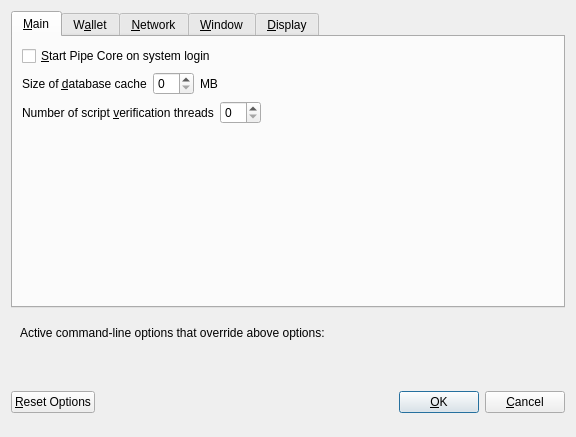
<?xml version="1.0" encoding="UTF-8"?>
<ui version="4.0">
 <class>OptionsDialog</class>
 <widget class="QDialog" name="OptionsDialog">
  <property name="geometry">
   <rect>
    <x>0</x>
    <y>0</y>
    <width>576</width>
    <height>402</height>
   </rect>
  </property>
  <property name="windowTitle">
   <string>Options</string>
  </property>
  <property name="modal">
   <bool>true</bool>
  </property>
  <layout class="QVBoxLayout" name="verticalLayout">
   <item>
    <widget class="QTabWidget" name="tabWidget">
     <property name="currentIndex">
      <number>0</number>
     </property>
     <widget class="QWidget" name="tabMain">
      <attribute name="title">
       <string>&amp;Main</string>
      </attribute>
      <layout class="QVBoxLayout" name="verticalLayout_Main">
       <item>
        <widget class="QCheckBox" name="bitcoinAtStartup">
         <property name="toolTip">
          <string>Automatically start Pipe Core after logging in to the system.</string>
         </property>
         <property name="text">
          <string>&amp;Start Pipe Core on system login</string>
         </property>
        </widget>
       </item>
       <item>
        <layout class="QHBoxLayout" name="horizontalLayout_2_Main">
         <item>
          <widget class="QLabel" name="databaseCacheLabel">
           <property name="text">
            <string>Size of &amp;database cache</string>
           </property>
           <property name="textFormat">
            <enum>Qt::PlainText</enum>
           </property>
           <property name="buddy">
            <cstring>databaseCache</cstring>
           </property>
          </widget>
         </item>
         <item>
          <widget class="QSpinBox" name="databaseCache"/>
         </item>
         <item>
          <widget class="QLabel" name="databaseCacheUnitLabel">
           <property name="text">
            <string>MB</string>
           </property>
           <property name="textFormat">
            <enum>Qt::PlainText</enum>
           </property>
          </widget>
         </item>
         <item>
          <spacer name="horizontalSpacer_2_Main">
           <property name="orientation">
            <enum>Qt::Horizontal</enum>
           </property>
           <property name="sizeHint" stdset="0">
            <size>
             <width>40</width>
             <height>20</height>
            </size>
           </property>
          </spacer>
         </item>
        </layout>
       </item>
       <item>
        <layout class="QHBoxLayout" name="horizontalLayout_3_Main">
         <item>
          <widget class="QLabel" name="threadsScriptVerifLabel">
           <property name="text">
            <string>Number of script &amp;verification threads</string>
           </property>
           <property name="textFormat">
            <enum>Qt::PlainText</enum>
           </property>
           <property name="buddy">
            <cstring>threadsScriptVerif</cstring>
           </property>
          </widget>
         </item>
         <item>
          <widget class="QSpinBox" name="threadsScriptVerif">
           <property name="toolTip">
            <string>(0 = auto, &lt;0 = leave that many cores free)</string>
           </property>
          </widget>
         </item>
         <item>
          <spacer name="horizontalSpacer_3_Main">
           <property name="orientation">
            <enum>Qt::Horizontal</enum>
           </property>
           <property name="sizeHint" stdset="0">
            <size>
             <width>40</width>
             <height>20</height>
            </size>
           </property>
          </spacer>
         </item>
        </layout>
       </item>
       <item>
        <spacer name="verticalSpacer_Main">
         <property name="orientation">
          <enum>Qt::Vertical</enum>
         </property>
         <property name="sizeHint" stdset="0">
          <size>
           <width>20</width>
           <height>40</height>
          </size>
         </property>
        </spacer>
       </item>
      </layout>
     </widget>
     <widget class="QWidget" name="tabWallet">
      <attribute name="title">
       <string>W&amp;allet</string>
      </attribute>
      <layout class="QVBoxLayout" name="verticalLayout_Wallet">
       <item>
        <widget class="QGroupBox" name="groupBox">
         <property name="title">
          <string>Expert</string>
         </property>
         <layout class="QVBoxLayout" name="verticalLayout_2">
          <item>
           <widget class="QCheckBox" name="coinControlFeatures">
            <property name="toolTip">
             <string>Whether to show coin control features or not.</string>
            </property>
            <property name="text">
             <string>Enable coin &amp;control features</string>
            </property>
           </widget>
          </item>
          <item>
           <widget class="QCheckBox" name="showMasternodesTab">
            <property name="toolTip">
             <string>Show additional tab listing all your masternodes in first sub-tab&lt;br/&gt;and all masternodes on the network in second sub-tab.</string>
            </property>
            <property name="text">
             <string>Show Masternodes Tab</string>
            </property>
           </widget>
          </item>
          <item>
           <widget class="QCheckBox" name="showAdvancedPSUI">
            <property name="toolTip">
             <string>Show additional information and buttons for PrivateSend on overview screen.</string>
            </property>
            <property name="text">
             <string>Enable advanced PrivateSend interface</string>
            </property>
           </widget>
          </item>
          <item>
           <widget class="QCheckBox" name="lowKeysWarning">
            <property name="toolTip">
             <string>Show warning dialog when PrivateSend detects that wallet has very low number of keys left.</string>
            </property>
            <property name="text">
             <string>Warn if PrivateSend is running out of keys</string>
            </property>
           </widget>
          </item>
          <item>
           <widget class="QCheckBox" name="privateSendMultiSession">
            <property name="toolTip">
             <string>Whether to use experimental PrivateSend mode with multiple mixing sessions per block.&lt;br/&gt;Note: You must use this feature carefully.&lt;br/&gt;Make sure you always have recent wallet (auto)backup in a safe place!</string>
            </property>
            <property name="text">
             <string>Enable PrivateSend &amp;multi-session</string>
            </property>
           </widget>
          </item>
          <item>
           <widget class="QCheckBox" name="spendZeroConfChange">
            <property name="toolTip">
             <string>If you disable the spending of unconfirmed change, the change from a transaction&lt;br/&gt;cannot be used until that transaction has at least one confirmation.&lt;br/&gt;This also affects how your balance is computed.</string>
            </property>
            <property name="text">
             <string>&amp;Spend unconfirmed change</string>
            </property>
           </widget>
          </item>
         </layout>
        </widget>
       </item>
       <item>
        <layout class="QHBoxLayout" name="horizontalLayout_4_Wallet">
         <item>
          <widget class="QLabel" name="label">
           <property name="toolTip">
            <string>This setting determines the amount of individual masternodes that an input will be anonymized through.&lt;br/&gt;More rounds of anonymization gives a higher degree of privacy, but also costs more in fees.</string>
           </property>
           <property name="text">
            <string>PrivateSend rounds to use</string>
           </property>
          </widget>
         </item>
         <item>
          <widget class="QSpinBox" name="privateSendRounds">
           <property name="minimum">
            <number>2</number>
           </property>
           <property name="maximum">
            <number>8</number>
           </property>
           <property name="value">
            <number>4</number>
           </property>
          </widget>
         </item>
        </layout>
       </item>
       <item>
        <layout class="QHBoxLayout" name="horizontalLayout">
         <item>
          <widget class="QLabel" name="label_2">
           <property name="toolTip">
            <string>This amount acts as a threshold to turn off PrivateSend once it's reached.</string>
           </property>
           <property name="statusTip">
            <string notr="true"/>
           </property>
           <property name="whatsThis">
            <string notr="true"/>
           </property>
           <property name="accessibleName">
            <string notr="true"/>
           </property>
           <property name="accessibleDescription">
            <string notr="true"/>
           </property>
           <property name="text">
            <string>Amount of Pipe to keep anonymized</string>
           </property>
          </widget>
         </item>
         <item>
          <widget class="QSpinBox" name="privateSendAmount">
           <property name="minimum">
            <number>2</number>
           </property>
           <property name="maximum">
            <number>2000</number>
           </property>
           <property name="singleStep">
            <number>10</number>
           </property>
           <property name="value">
            <number>1000</number>
           </property>
          </widget>
         </item>
        </layout>
       </item>
       <item>
        <spacer name="verticalSpacer_Wallet">
         <property name="orientation">
          <enum>Qt::Vertical</enum>
         </property>
         <property name="sizeHint" stdset="0">
          <size>
           <width>20</width>
           <height>40</height>
          </size>
         </property>
        </spacer>
       </item>
      </layout>
     </widget>
     <widget class="QWidget" name="tabNetwork">
      <attribute name="title">
       <string>&amp;Network</string>
      </attribute>
      <layout class="QVBoxLayout" name="verticalLayout_Network">
       <item>
        <widget class="QCheckBox" name="mapPortUpnp">
         <property name="toolTip">
          <string>Automatically open the Pipe Core client port on the router. This only works when your router supports UPnP and it is enabled.</string>
         </property>
         <property name="text">
          <string>Map port using &amp;UPnP</string>
         </property>
        </widget>
       </item>
       <item>
        <widget class="QCheckBox" name="allowIncoming">
         <property name="toolTip">
          <string>Accept connections from outside</string>
         </property>
         <property name="text">
          <string>Allow incoming connections</string>
         </property>
        </widget>
       </item>
       <item>
        <widget class="QCheckBox" name="connectSocks">
         <property name="toolTip">
          <string>Connect to the Pipe network through a SOCKS5 proxy.</string>
         </property>
         <property name="text">
          <string>&amp;Connect through SOCKS5 proxy (default proxy):</string>
         </property>
        </widget>
       </item>
       <item>
        <layout class="QHBoxLayout" name="horizontalLayout_1_Network">
         <item>
          <widget class="QLabel" name="proxyIpLabel">
           <property name="text">
            <string>Proxy &amp;IP:</string>
           </property>
           <property name="textFormat">
            <enum>Qt::PlainText</enum>
           </property>
           <property name="buddy">
            <cstring>proxyIp</cstring>
           </property>
          </widget>
         </item>
         <item>
          <widget class="QValidatedLineEdit" name="proxyIp">
           <property name="minimumSize">
            <size>
             <width>140</width>
             <height>0</height>
            </size>
           </property>
           <property name="maximumSize">
            <size>
             <width>140</width>
             <height>16777215</height>
            </size>
           </property>
           <property name="toolTip">
            <string>IP address of the proxy (e.g. IPv4: 127.0.0.1 / IPv6: ::1)</string>
           </property>
          </widget>
         </item>
         <item>
          <widget class="QLabel" name="proxyPortLabel">
           <property name="text">
            <string>&amp;Port:</string>
           </property>
           <property name="textFormat">
            <enum>Qt::PlainText</enum>
           </property>
           <property name="buddy">
            <cstring>proxyPort</cstring>
           </property>
          </widget>
         </item>
         <item>
          <widget class="QLineEdit" name="proxyPort">
           <property name="minimumSize">
            <size>
             <width>55</width>
             <height>0</height>
            </size>
           </property>
           <property name="maximumSize">
            <size>
             <width>55</width>
             <height>16777215</height>
            </size>
           </property>
           <property name="toolTip">
            <string>Port of the proxy (e.g. 9050)</string>
           </property>
          </widget>
         </item>
         <item>
          <spacer name="horizontalSpacer_1_Network">
           <property name="orientation">
            <enum>Qt::Horizontal</enum>
           </property>
           <property name="sizeHint" stdset="0">
            <size>
             <width>40</width>
             <height>20</height>
            </size>
           </property>
          </spacer>
         </item>
        </layout>
       </item>
       <item>
        <layout class="QHBoxLayout" name="horizontalLayout_2_Network">
         <item>
          <widget class="QLabel" name="proxyActiveNets">
           <property name="text">
            <string>Used for reaching peers via:</string>
           </property>
           <property name="textFormat">
            <enum>Qt::PlainText</enum>
           </property>
          </widget>
         </item>
         <item>
          <widget class="QCheckBox" name="proxyReachIPv4">
           <property name="enabled">
            <bool>false</bool>
           </property>
           <property name="toolTip">
            <string>Shows, if the supplied default SOCKS5 proxy is used to reach peers via this network type.</string>
           </property>
           <property name="text">
            <string/>
           </property>
          </widget>
         </item>
         <item>
          <widget class="QLabel" name="proxyReachIPv4Label">
           <property name="text">
            <string>IPv4</string>
           </property>
           <property name="textFormat">
            <enum>Qt::PlainText</enum>
           </property>
          </widget>
         </item>
         <item>
          <widget class="QCheckBox" name="proxyReachIPv6">
           <property name="enabled">
            <bool>false</bool>
           </property>
           <property name="toolTip">
            <string>Shows, if the supplied default SOCKS5 proxy is used to reach peers via this network type.</string>
           </property>
           <property name="text">
            <string/>
           </property>
          </widget>
         </item>
         <item>
          <widget class="QLabel" name="proxyReachIPv6Label">
           <property name="text">
            <string>IPv6</string>
           </property>
           <property name="textFormat">
            <enum>Qt::PlainText</enum>
           </property>
          </widget>
         </item>
         <item>
          <widget class="QCheckBox" name="proxyReachTor">
           <property name="enabled">
            <bool>false</bool>
           </property>
           <property name="toolTip">
            <string>Shows, if the supplied default SOCKS5 proxy is used to reach peers via this network type.</string>
           </property>
           <property name="text">
            <string/>
           </property>
          </widget>
         </item>
         <item>
          <widget class="QLabel" name="proxyReachTorLabel">
           <property name="text">
            <string>Tor</string>
           </property>
           <property name="textFormat">
            <enum>Qt::PlainText</enum>
           </property>
          </widget>
         </item>
         <item>
          <spacer name="horizontalSpacer_2_Network">
           <property name="orientation">
            <enum>Qt::Horizontal</enum>
           </property>
           <property name="sizeHint" stdset="0">
            <size>
             <width>40</width>
             <height>20</height>
            </size>
           </property>
          </spacer>
         </item>
        </layout>
       </item>
       <item>
        <widget class="QCheckBox" name="connectSocksTor">
         <property name="toolTip">
          <string>Connect to the Pipe network through a separate SOCKS5 proxy for Tor hidden services.</string>
         </property>
         <property name="text">
          <string>Use separate SOCKS5 proxy to reach peers via Tor hidden services:</string>
         </property>
        </widget>
       </item>
       <item>
        <layout class="QHBoxLayout" name="horizontalLayout_3_Network">
         <item>
          <widget class="QLabel" name="proxyIpTorLabel">
           <property name="text">
            <string>Proxy &amp;IP:</string>
           </property>
           <property name="textFormat">
            <enum>Qt::PlainText</enum>
           </property>
           <property name="buddy">
            <cstring>proxyIpTor</cstring>
           </property>
          </widget>
         </item>
         <item>
          <widget class="QValidatedLineEdit" name="proxyIpTor">
           <property name="minimumSize">
            <size>
             <width>140</width>
             <height>0</height>
            </size>
           </property>
           <property name="maximumSize">
            <size>
             <width>140</width>
             <height>16777215</height>
            </size>
           </property>
           <property name="toolTip">
            <string>IP address of the proxy (e.g. IPv4: 127.0.0.1 / IPv6: ::1)</string>
           </property>
          </widget>
         </item>
         <item>
          <widget class="QLabel" name="proxyPortTorLabel">
           <property name="text">
            <string>&amp;Port:</string>
           </property>
           <property name="textFormat">
            <enum>Qt::PlainText</enum>
           </property>
           <property name="buddy">
            <cstring>proxyPortTor</cstring>
           </property>
          </widget>
         </item>
         <item>
          <widget class="QLineEdit" name="proxyPortTor">
           <property name="minimumSize">
            <size>
             <width>55</width>
             <height>0</height>
            </size>
           </property>
           <property name="maximumSize">
            <size>
             <width>55</width>
             <height>16777215</height>
            </size>
           </property>
           <property name="toolTip">
            <string>Port of the proxy (e.g. 9050)</string>
           </property>
          </widget>
         </item>
         <item>
          <spacer name="horizontalSpacer_4_Network">
           <property name="orientation">
            <enum>Qt::Horizontal</enum>
           </property>
           <property name="sizeHint" stdset="0">
            <size>
             <width>40</width>
             <height>20</height>
            </size>
           </property>
          </spacer>
         </item>
        </layout>
       </item>
       <item>
        <spacer name="verticalSpacer_Network">
         <property name="orientation">
          <enum>Qt::Vertical</enum>
         </property>
         <property name="sizeHint" stdset="0">
          <size>
           <width>20</width>
           <height>40</height>
          </size>
         </property>
        </spacer>
       </item>
      </layout>
     </widget>
     <widget class="QWidget" name="tabWindow">
      <attribute name="title">
       <string>&amp;Window</string>
      </attribute>
      <layout class="QVBoxLayout" name="verticalLayout_Window">
       <item>
        <widget class="QCheckBox" name="minimizeToTray">
         <property name="toolTip">
          <string>Show only a tray icon after minimizing the window.</string>
         </property>
         <property name="text">
          <string>&amp;Minimize to the tray instead of the taskbar</string>
         </property>
        </widget>
       </item>
       <item>
        <widget class="QCheckBox" name="minimizeOnClose">
         <property name="toolTip">
          <string>Minimize instead of exit the application when the window is closed. When this option is enabled, the application will be closed only after selecting Exit in the menu.</string>
         </property>
         <property name="text">
          <string>M&amp;inimize on close</string>
         </property>
        </widget>
       </item>
       <item>
        <spacer name="verticalSpacer_Window">
         <property name="orientation">
          <enum>Qt::Vertical</enum>
         </property>
         <property name="sizeHint" stdset="0">
          <size>
           <width>20</width>
           <height>40</height>
          </size>
         </property>
        </spacer>
       </item>
      </layout>
     </widget>
     <widget class="QWidget" name="tabDisplay">
      <attribute name="title">
       <string>&amp;Display</string>
      </attribute>
      <layout class="QVBoxLayout" name="verticalLayout_Display">
       <item>
        <layout class="QHBoxLayout" name="horizontalLayout_1_Display">
         <item>
          <widget class="QLabel" name="langLabel">
           <property name="text">
            <string>User Interface &amp;language:</string>
           </property>
           <property name="textFormat">
            <enum>Qt::PlainText</enum>
           </property>
           <property name="buddy">
            <cstring>lang</cstring>
           </property>
          </widget>
         </item>
         <item>
          <widget class="QValueComboBox" name="lang">
           <property name="toolTip">
            <string>The user interface language can be set here. This setting will take effect after restarting Pipe Core.</string>
           </property>
          </widget>
         </item>
        </layout>
       </item>
       <item>
        <widget class="QLabel" name="label_3">
         <property name="toolTip">
          <string notr="true"/>
         </property>
         <property name="statusTip">
          <string notr="true"/>
         </property>
         <property name="whatsThis">
          <string notr="true"/>
         </property>
         <property name="accessibleName">
          <string notr="true"/>
         </property>
         <property name="text">
          <string>Language missing or translation incomplete? Help contributing translations here:
https://www.transifex.com/projects/p/pipe/</string>
         </property>
         <property name="wordWrap">
          <bool>true</bool>
         </property>
         <property name="openExternalLinks">
          <bool>true</bool>
         </property>
         <property name="textInteractionFlags">
          <set>Qt::TextBrowserInteraction</set>
         </property>
        </widget>
       </item>
       <item>
        <layout class="QHBoxLayout" name="horizontalLayout_4_Display" stretch="0,0">
         <item>
          <widget class="QLabel" name="themeLabel">
           <property name="text">
            <string>User Interface Theme:</string>
           </property>
          </widget>
         </item>
         <item>
          <widget class="QValueComboBox" name="theme"/>
         </item>
        </layout>
       </item>
       <item>
        <widget class="Line" name="line">
         <property name="orientation">
          <enum>Qt::Horizontal</enum>
         </property>
        </widget>
       </item>
       <item>
        <layout class="QHBoxLayout" name="horizontalLayout_2_Display">
         <item>
          <widget class="QLabel" name="unitLabel">
           <property name="text">
            <string>&amp;Unit to show amounts in:</string>
           </property>
           <property name="textFormat">
            <enum>Qt::PlainText</enum>
           </property>
           <property name="buddy">
            <cstring>unit</cstring>
           </property>
          </widget>
         </item>
         <item>
          <widget class="QValueComboBox" name="unit">
           <property name="toolTip">
            <string>Choose the default subdivision unit to show in the interface and when sending coins.</string>
           </property>
          </widget>
         </item>
        </layout>
       </item>
       <item>
        <layout class="QHBoxLayout" name="horizontalLayout_5_Display">
         <item>
          <widget class="QLabel" name="digitsLabel">
           <property name="text">
            <string>Decimal digits</string>
           </property>
          </widget>
         </item>
         <item>
          <widget class="QValueComboBox" name="digits"/>
         </item>
        </layout>
       </item>
       <item>
        <layout class="QHBoxLayout" name="horizontalLayout_3_Display">
         <item>
          <widget class="QLabel" name="thirdPartyTxUrlsLabel">
           <property name="toolTip">
            <string>Third party URLs (e.g. a block explorer) that appear in the transactions tab as context menu items.&lt;br/&gt;%s in the URL is replaced by transaction hash. Multiple URLs are separated by vertical bar |.</string>
           </property>
           <property name="text">
            <string>Third party transaction URLs</string>
           </property>
           <property name="buddy">
            <cstring>thirdPartyTxUrls</cstring>
           </property>
          </widget>
         </item>
         <item>
          <widget class="QLineEdit" name="thirdPartyTxUrls">
           <property name="toolTip">
            <string>Third party URLs (e.g. a block explorer) that appear in the transactions tab as context menu items.&lt;br/&gt;%s in the URL is replaced by transaction hash. Multiple URLs are separated by vertical bar |.</string>
           </property>
          </widget>
         </item>
        </layout>
       </item>
       <item>
        <spacer name="verticalSpacer">
         <property name="orientation">
          <enum>Qt::Vertical</enum>
         </property>
         <property name="sizeHint" stdset="0">
          <size>
           <width>20</width>
           <height>40</height>
          </size>
         </property>
        </spacer>
       </item>
      </layout>
     </widget>
    </widget>
   </item>
   <item>
    <widget class="QFrame" name="frame">
     <layout class="QVBoxLayout" name="verticalLayout_Bottom">
      <item>
       <layout class="QHBoxLayout" name="horizontalLayout_Bottom">
        <item>
         <widget class="QLabel" name="overriddenByCommandLineInfoLabel">
          <property name="text">
           <string>Active command-line options that override above options:</string>
          </property>
          <property name="textFormat">
           <enum>Qt::PlainText</enum>
          </property>
         </widget>
        </item>
        <item>
         <spacer name="horizontalSpacer_Bottom">
          <property name="orientation">
           <enum>Qt::Horizontal</enum>
          </property>
          <property name="sizeHint" stdset="0">
           <size>
            <width>40</width>
            <height>20</height>
           </size>
          </property>
         </spacer>
        </item>
       </layout>
      </item>
      <item>
       <widget class="QLabel" name="overriddenByCommandLineLabel">
        <property name="text">
         <string/>
        </property>
        <property name="textFormat">
         <enum>Qt::PlainText</enum>
        </property>
        <property name="wordWrap">
         <bool>true</bool>
        </property>
       </widget>
      </item>
     </layout>
    </widget>
   </item>
   <item>
    <layout class="QHBoxLayout" name="horizontalLayout_Buttons">
     <item>
      <widget class="QPushButton" name="resetButton">
       <property name="toolTip">
        <string>Reset all client options to default.</string>
       </property>
       <property name="text">
        <string>&amp;Reset Options</string>
       </property>
       <property name="autoDefault">
        <bool>false</bool>
       </property>
      </widget>
     </item>
     <item>
      <spacer name="horizontalSpacer_1">
       <property name="orientation">
        <enum>Qt::Horizontal</enum>
       </property>
       <property name="sizeHint" stdset="0">
        <size>
         <width>40</width>
         <height>48</height>
        </size>
       </property>
      </spacer>
     </item>
     <item>
      <widget class="QLabel" name="statusLabel">
       <property name="minimumSize">
        <size>
         <width>200</width>
         <height>0</height>
        </size>
       </property>
       <property name="font">
        <font>
         <weight>75</weight>
         <bold>true</bold>
        </font>
       </property>
       <property name="text">
        <string/>
       </property>
       <property name="textFormat">
        <enum>Qt::PlainText</enum>
       </property>
       <property name="wordWrap">
        <bool>true</bool>
       </property>
      </widget>
     </item>
     <item>
      <spacer name="horizontalSpacer_2">
       <property name="orientation">
        <enum>Qt::Horizontal</enum>
       </property>
       <property name="sizeHint" stdset="0">
        <size>
         <width>40</width>
         <height>48</height>
        </size>
       </property>
      </spacer>
     </item>
     <item>
      <widget class="QPushButton" name="okButton">
       <property name="text">
        <string>&amp;OK</string>
       </property>
       <property name="autoDefault">
        <bool>false</bool>
       </property>
       <property name="default">
        <bool>true</bool>
       </property>
      </widget>
     </item>
     <item>
      <widget class="QPushButton" name="cancelButton">
       <property name="text">
        <string>&amp;Cancel</string>
       </property>
       <property name="autoDefault">
        <bool>false</bool>
       </property>
      </widget>
     </item>
    </layout>
   </item>
  </layout>
 </widget>
 <customwidgets>
  <customwidget>
   <class>QValidatedLineEdit</class>
   <extends>QLineEdit</extends>
   <header>qvalidatedlineedit.h</header>
  </customwidget>
  <customwidget>
   <class>QValueComboBox</class>
   <extends>QComboBox</extends>
   <header>qvaluecombobox.h</header>
  </customwidget>
 </customwidgets>
 <resources/>
 <connections/>
</ui>
